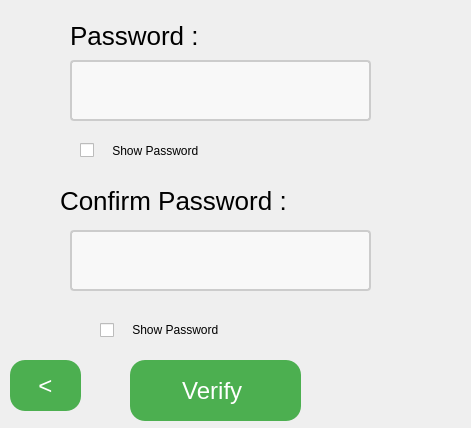
<?xml version="1.0" encoding="UTF-8"?>
<ui version="4.0">
 <class>repass_continue</class>
 <widget class="QDialog" name="repass_continue">
  <property name="geometry">
   <rect>
    <x>0</x>
    <y>0</y>
    <width>471</width>
    <height>428</height>
   </rect>
  </property>
  <property name="windowTitle">
   <string>Dialog</string>
  </property>
  <widget class="QCheckBox" name="checkBox">
   <property name="geometry">
    <rect>
     <x>80</x>
     <y>130</y>
     <width>231</width>
     <height>41</height>
    </rect>
   </property>
   <property name="text">
    <string>    Show Password</string>
   </property>
  </widget>
  <widget class="QLabel" name="label_2">
   <property name="geometry">
    <rect>
     <x>70</x>
     <y>20</y>
     <width>131</width>
     <height>31</height>
    </rect>
   </property>
   <property name="styleSheet">
    <string notr="true"> font-family: &quot;Times New Roman&quot;, Times, serif;
 font-size: 26px;
</string>
   </property>
   <property name="text">
    <string>Password :</string>
   </property>
  </widget>
  <widget class="QCheckBox" name="checkBox_2">
   <property name="geometry">
    <rect>
     <x>100</x>
     <y>320</y>
     <width>151</width>
     <height>20</height>
    </rect>
   </property>
   <property name="text">
    <string>    Show Password</string>
   </property>
  </widget>
  <widget class="QLabel" name="label_4">
   <property name="geometry">
    <rect>
     <x>60</x>
     <y>180</y>
     <width>251</width>
     <height>41</height>
    </rect>
   </property>
   <property name="styleSheet">
    <string notr="true"> font-family: &quot;Times New Roman&quot;, Times, serif;
 font-size: 26px;
</string>
   </property>
   <property name="text">
    <string>Confirm Password :</string>
   </property>
  </widget>
  <widget class="QLineEdit" name="lineEdit_2">
   <property name="geometry">
    <rect>
     <x>70</x>
     <y>60</y>
     <width>301</width>
     <height>61</height>
    </rect>
   </property>
   <property name="styleSheet">
    <string notr="true">  width: 100%;
  height: 150px;
  padding: 12px 20px;
  box-sizing: border-box;
  border: 2px solid #ccc;
  border-radius: 4px;
  background-color: #f8f8f8;
  resize: none;</string>
   </property>
   <property name="echoMode">
    <enum>QLineEdit::Password</enum>
   </property>
  </widget>
  <widget class="QLineEdit" name="lineEdit_4">
   <property name="geometry">
    <rect>
     <x>70</x>
     <y>230</y>
     <width>301</width>
     <height>61</height>
    </rect>
   </property>
   <property name="styleSheet">
    <string notr="true">  width: 100%;
  height: 150px;
  padding: 12px 20px;
  box-sizing: border-box;
  border: 2px solid #ccc;
  border-radius: 4px;
  background-color: #f8f8f8;
  resize: none;</string>
   </property>
   <property name="echoMode">
    <enum>QLineEdit::Password</enum>
   </property>
  </widget>
  <widget class="QPushButton" name="pushButton">
   <property name="geometry">
    <rect>
     <x>130</x>
     <y>360</y>
     <width>171</width>
     <height>61</height>
    </rect>
   </property>
   <property name="styleSheet">
    <string notr="true">QPushButton{    display: inline-block;
  padding: 15px 25px;
  font-size: 24px;
  cursor: pointer;
  text-align: center;
  text-decoration: none;
  outline: none;
  color: #fff;
  background-color: #4CAF50;
  border: none;
  border-radius: 15px;
  box-shadow: 0 9px #999;

}
 QPushButton#pushButton:pressed {
    background-color: #008CBA; 
 }
QPushButton:hover:!pressed
{
background-color: #3e8e41
}</string>
   </property>
   <property name="text">
    <string>Verify </string>
   </property>
  </widget>
  <widget class="QPushButton" name="pushButton_3">
   <property name="geometry">
    <rect>
     <x>10</x>
     <y>360</y>
     <width>71</width>
     <height>51</height>
    </rect>
   </property>
   <property name="styleSheet">
    <string notr="true">QPushButton{    display: inline-block;
  padding: 15px 25px;
  font-size: 24px;
  cursor: pointer;
  text-align: center;
  text-decoration: none;
  outline: none;
  color: #fff;
  background-color: #4CAF50;
  border: none;
  border-radius: 15px;
  box-shadow: 0 9px #999;

}
 QPushButton#pushButton:pressed {
    background-color: #008CBA; 
 }
QPushButton:hover:!pressed
{
background-color: #3e8e41
}</string>
   </property>
   <property name="text">
    <string>&lt;</string>
   </property>
  </widget>
 </widget>
 <resources/>
 <connections/>
</ui>
